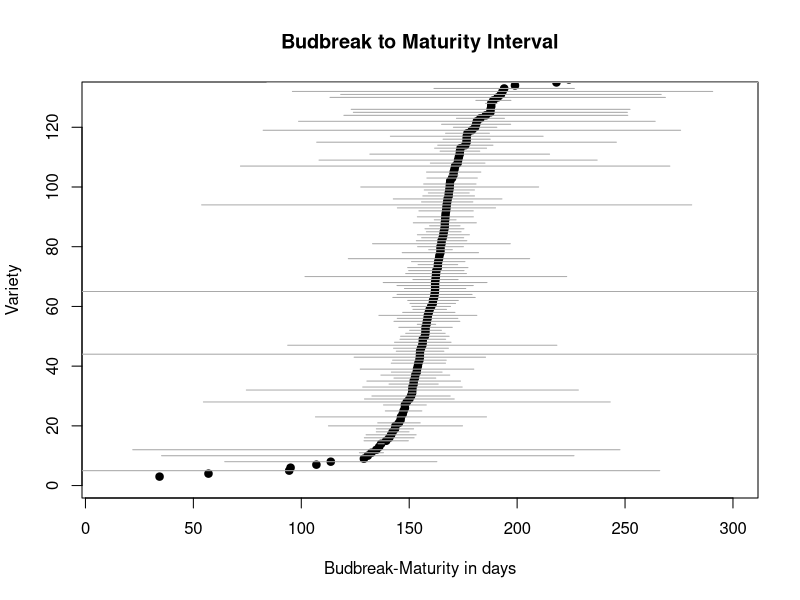

Recreate this plot in R. (Note: this script raises an error after producing the figure.)
#phenological Intervals and Cleaning Data MERGED DATA SHEETS VERSION
#Housekeeping
setwd("/Users/wolkolab/Asa Project")
rm(list=ls())
options(stringsAsFactors = FALSE)
library(plyr)



#Merge Vassal sheets 
vassal.master<-read.csv("vassal_pheno.csv" ,header=T,sep=",",as.is=T)[,1:9]
vassal.johan<-read.csv("Vassal Phenology-Johan.csv" ,header=T,sep=",",as.is=T)[,1:9]
vassal.Asa1<-read.csv("Vassal_phenology_Asa.xlsx - 2015 alternative data sheets.csv" ,header=T,sep=",",as.is=T)[,1:9]
vassal.Asa2<-read.csv("Vassal_phenology_Asa.xlsx - 2015.csv" ,header=T,sep=",",as.is=T)[,1:9]

final.vassal<-rbind(vassal.master,vassal.johan,vassal.Asa1,vassal.Asa2)
final.vassal<-final.vassal[!duplicated(final.vassal),]

## Load function to clean Vassal data
clean.vassal<-function(x){
  x<-as.data.frame(x)
  for( i in 1:nrow(x) ) { #i=1
    
    print(i)
    
    ## correct BB
    if( x$BB[i] != "" & !is.na(x$BB[i])){ 
      
      if(nchar(x$BB[i])<12 & nchar(x$BB[i])>4 
         & length(strsplit(gsub( "/", " ", x$BB[i])," ")[[1]])==3){
        
        if(nchar(strsplit(gsub( "/", " ", x$BB[i])," ")[[1]][3])<3){
          
          elem.i<-x$BB[i]
          b<-strsplit(gsub( "/", " ", elem.i )," ")
          if(b[[1]][3]<20){
            elem.i<-paste(b[[1]][1],b[[1]][2],paste(20,b[[1]][3],sep=""),sep="/")
          } else {
            elem.i<-paste(b[[1]][1],b[[1]][2],paste(19,b[[1]][3],sep=""),sep="/")
          }
          x$BB[i]<-elem.i  
        }
      } else {
        x$review[i]<-"Review this line"
      }
    }
    
    ## correct FLOW
    if(x$FLOW[i]!=""& !is.na(x$FLOW[i])){ 
      
      if(nchar(x$FLOW[i])<12  & nchar(x$FLOW[i])>4
         & length(strsplit(gsub( "/", " ", x$FLOW[i])," ")[[1]])==3){
        
        if(nchar(strsplit(gsub( "/", " ", x$FLOW[i])," ")[[1]][3])<3){
          
          elem.i.fl<-x$FLOW[i]
          b.fl<-strsplit(gsub( "/", " ", elem.i.fl )," ")
          if(b.fl[[1]][3]<20){
            elem.i.fl<-paste(b.fl[[1]][1],b.fl[[1]][2],paste(20,b.fl[[1]][3],sep=""),sep="/")
          } else {
            elem.i.fl<-paste(b.fl[[1]][1],b.fl[[1]][2],paste(19,b.fl[[1]][3],sep=""),sep="/")
          }
          x$FLOW[i]<-elem.i.fl  
        }
      } else {
        x$review[i]<-"Review this line"
      }
    }
    
    ## correct VER
    if(x$VER[i]!=""& !is.na(x$VER[i])){ 
      if(nchar(x$VER[i])<12 & nchar(x$VER[i])>4
         & length(strsplit(gsub( "/", " ", x$VER[i])," ")[[1]])==3){
        if(nchar(strsplit(gsub( "/", " ", x$VER[i])," ")[[1]][3])<3){
          
          elem.i.ver<-x$VER[i]
          b.ver<-strsplit(gsub( "/", " ", elem.i.ver )," ")
          if(b.ver[[1]][3]<20){
            elem.i.ver<-paste(b.ver[[1]][1],b.ver[[1]][2],paste(20,b.ver[[1]][3],sep=""),sep="/")
          } else {
            elem.i.ver<-paste(b.ver[[1]][1],b.ver[[1]][2],paste(19,b.ver[[1]][3],sep=""),sep="/")
          }
          x$VER[i]<-elem.i.ver  
        }
      } else {
        x$review[i]<-"Review this line"
      }
      
    }
    
    ## correct MAT
    if(x$MAT[i]!=""& !is.na(x$MAT[i])){ 
      if(nchar(x$MAT[i])<12 & nchar(x$MAT[i])>4
         & length(strsplit(gsub( "/", " ", x$MAT[i])," ")[[1]])==3){
        if(nchar(strsplit(gsub( "/", " ", x$MAT[i])," ")[[1]][3])<3){
          
          elem.i.ver<-x$MAT[i]
          b.ver<-strsplit(gsub( "/", " ", elem.i.ver )," ")
          if(b.ver[[1]][3]<20){
            elem.i.ver<-paste(b.ver[[1]][1],b.ver[[1]][2],paste(20,b.ver[[1]][3],sep=""),sep="/")
          } else {
            elem.i.ver<-paste(b.ver[[1]][1],b.ver[[1]][2],paste(19,b.ver[[1]][3],sep=""),sep="/")
          }
          x$MAT[i]<-elem.i.ver  
        }
      } else {
        x$review[i]<-"Review this line"
      }
    }
  } 
  return(x)
}




#vassal.final<-read.csv("vassal_pheno.csv" ,header=T,sep=",",as.is=T)
dim(final.vassal)

#final.vassal<-final.vassal[,1:9]
final.vassal$BB<-final.vassal$bud_day
final.vassal$FLOW<-final.vassal$flow_day
final.vassal$VER<-final.vassal$ver_day
final.vassal$MAT<-final.vassal$mat_day


final.vassal$BB=gsub( ".", "/", final.vassal$BB,fixed=T)
final.vassal$FLOW=gsub( ".", "/", final.vassal$FLOW,fixed=T)
final.vassal$VER=gsub( ".", "/", final.vassal$VER,fixed=T)
final.vassal$MAT=gsub( ".", "/", final.vassal$MAT,fixed=T)
final.vassal$review<-rep(NA,nrow(final.vassal))


#Apply Cleaning
vassal.clean<-clean.vassal(final.vassal)

#Write new csv
#write.csv(vassal.clean,file="Vassal_cleaned2.csv")



head(vassal.clean)

vassal.clean$BB<-as.Date(vassal.clean$BB,format="%d/%m/%Y")
vassal.clean$FLOW<-as.Date(vassal.clean$FLOW,format="%d/%m/%Y")
vassal.clean$VER<-as.Date(vassal.clean$VER,format="%d/%m/%Y")
vassal.clean$MAT<-as.Date(vassal.clean$MAT,format="%d/%m/%Y")


#Budbreak-Maturation Mean and Standard Dev.

vassal.clean$DiffBudMat<-difftime(vassal.clean$MAT,vassal.clean$BB,units="days") 

nvar<-length(unique(vassal.clean$variety))
variety.mean.bud.mat<-as.data.frame(array(NA,dim=c(nvar,3)))
colnames(variety.mean.bud.mat)<-c("variety","mean Bud-Mat", "sd Bud-Mat")

for(i in 1:nvar){
  print(i)
  var.i<-unique(vassal.clean$variety)[i]
  subset.i<-subset(vassal.clean,variety==var.i)
  variety.mean.bud.mat[i,1]<-var.i
  variety.mean.bud.mat[i,2]<-as.numeric(mean(subset.i$DiffBudMat,na.rm=T))
  variety.mean.bud.mat[i,3]<-as.numeric(sd(subset.i$DiffBudMat,na.rm=T))
  
  
}

variety.mean.bud.mat

#Budbreak-Flowering Mean and Standard Dev.

vassal.clean$DiffBudFlow<-difftime(vassal.clean$FLOW,vassal.clean$BB,units="days") 


nvar<-length(unique(vassal.clean$variety))
variety.mean.bud.flow<-as.data.frame(array(NA,dim=c(nvar,3)))
colnames(variety.mean.bud.flow)<-c("variety","mean Bud-Flow", "sd Bud-Flow")

for(i in 1:nvar){
  print(i)
  var.i<-unique(vassal.clean$variety)[i]
  subset.i<-subset(vassal.clean,variety==var.i)
  variety.mean.bud.flow[i,1]<-var.i
  variety.mean.bud.flow[i,2]<-as.numeric(mean(subset.i$DiffBudFlow,na.rm=T))
  variety.mean.bud.flow[i,3]<-as.numeric(sd(subset.i$DiffBudFlow,na.rm=T))
  
  
}

variety.mean.bud.flow


#Flowering-Veraison Mean and Standard Dev

vassal.clean$DiffFlowVer<-difftime(vassal.clean$VER,vassal.clean$FLOW,units="days") 


nvar<-length(unique(vassal.clean$variety))
variety.mean.flow.ver<-as.data.frame(array(NA,dim=c(nvar,3)))
colnames(variety.mean.flow.ver)<-c("variety","mean Flow-Ver", "sd Flow-Ver")

for(i in 1:nvar){
  print(i)
  var.i<-unique(vassal.clean$variety)[i]
  subset.i<-subset(vassal.clean,variety==var.i)
  variety.mean.flow.ver[i,1]<-var.i
  variety.mean.flow.ver[i,2]<-as.numeric(mean(subset.i$DiffFlowVer,na.rm=T))
  variety.mean.flow.ver[i,3]<-as.numeric(sd(subset.i$DiffFlowVer,na.rm=T))
  
  
}
variety.mean.flow.ver

#Veraison-Maturation Mean and Standard Dev

vassal.clean$DiffVerMat<-difftime(vassal.clean$MAT,vassal.clean$VER,units="days") 


nvar<-length(unique(vassal.clean$variety))
variety.mean.ver.mat<-as.data.frame(array(NA,dim=c(nvar,3)))
colnames(variety.mean.ver.mat)<-c("variety","mean Ver-Mat", "sd Ver-Mat")

for(i in 1:nvar){
  print(i)
  var.i<-unique(vassal.clean$variety)[i]
  subset.i<-subset(vassal.clean,variety==var.i)
  variety.mean.ver.mat[i,1]<-var.i
  variety.mean.ver.mat[i,2]<-as.numeric(mean(subset.i$DiffVerMat,na.rm=T))
  variety.mean.ver.mat[i,3]<-as.numeric(sd(subset.i$DiffVerMat,na.rm=T))
  
  
}

variety.mean.ver.mat

#Budbreak-Veraison Mean and Standard Dev

vassal.clean$DiffBudVer<-difftime(vassal.clean$VER,vassal.clean$BB,units="days") 


nvar<-length(unique(vassal.clean$variety))
variety.mean.bud.ver<-as.data.frame(array(NA,dim=c(nvar,3)))
colnames(variety.mean.bud.ver)<-c("variety","mean Bud-Ver", "sd Bud-Ver")

for(i in 1:nvar){
  print(i)
  var.i<-unique(vassal.clean$variety)[i]
  subset.i<-subset(vassal.clean,variety==var.i)
  variety.mean.bud.ver[i,1]<-var.i
  variety.mean.bud.ver[i,2]<-as.numeric(mean(subset.i$DiffBudVer,na.rm=T))
  variety.mean.bud.ver[i,3]<-as.numeric(sd(subset.i$DiffBudVer,na.rm=T))
  
  
}

variety.mean.bud.ver


### Let's plot

#Budbreak-Maturation Plot

data.to.plot<-variety.mean.bud.mat[with(variety.mean.bud.mat,order(`mean Bud-Mat`)),]
plot(x=NULL,y=NULL,xlim=c(10,300),ylim=c(1,130),ylab="Variety",xlab="Budbreak-Maturity in days", main="Budbreak to Maturity Interval" )
points(data.to.plot$`mean Bud-Mat`,1:201,pch=19)

for(i in 1:201){
  print(i)
  if(!is.na(data.to.plot[i,"mean Bud-Mat"])){
    low.conf<-data.to.plot[i,"mean Bud-Mat"]-data.to.plot[i,"sd Bud-Mat"]
    up.conf<-data.to.plot[i,"mean Bud-Mat"]+data.to.plot[i,"sd Bud-Mat"]
    if(!is.na(abs(up.conf-low.conf)) & abs(up.conf-low.conf)<400){
      lines(c(low.conf,up.conf),rep(i,2),type="l",col="darkgrey")
    }
  }
}

#Budbreak-Flowering Plot

data.to.plot<-variety.mean.bud.flow[with(variety.mean.bud.flow,order(`mean Bud-Flow`)),]
data.to.plot<-data.to.plot%>%filter(variety!="Marsanne")%>%filter(variety!="CarignanNoir")%>%filter(variety!="Listan")
plot(x=NULL,y=NULL,xlim=c(10,150),ylim=c(1,60),ylab="Variety",xlab="Budreak-Flowering in days", main="Budbreak to Flowering Interval",cex=1.5,cex.axis=1.5, cex.lab=1.5,cex.main=2)
points(data.to.plot$`mean Bud-Flow`,1:198,pch=19)

for(i in 1:198){
  print(i)
  if(!is.na(data.to.plot[i,"mean Bud-Flow"])){
    low.conf<-data.to.plot[i,"mean Bud-Flow"]-data.to.plot[i,"sd Bud-Flow"]
    up.conf<-data.to.plot[i,"mean Bud-Flow"]+data.to.plot[i,"sd Bud-Flow"]
    if(!is.na(abs(up.conf-low.conf)) & abs(up.conf-low.conf)<400){
      lines(c(low.conf,up.conf),rep(i,2),type="l",col="darkgrey")
    }
  }
}
text(39,1,"Airen",cex=.75)
text(46,2,"Aledo",cex=.75)
text(47.82105,3,"Cab. Sauvignon",cex=.75)
text(50,4,"Sauvignon rose",cex=.75)
text(52,5,"Cab. Franc",cex=.75)
text(52,6,"Morrestal",cex=.75)
text(51.4,7,"Ugni blanc",cex=.75)
text(52.6,8,"Ries.blanc", cex=.75)
text(52,9,"Sauv.blanc",cex=.75)
text(54,10,"Durif",cex=.75)
text(54,11,"Barbera",cex=.75)
text(55.5,12,"Dimiat",cex=.75)     
text(56,13,"Souzao",cex=.75)
text(56,14,"Pinot Noir",cex=.75)
text(56,15,"Syrah",cex=.75)
text(57,16,"Tinto Fino",cex=.75)
text(57,17,"Merlot",cex=.75)
text(57,18,"Grenache Noir",cex=.75)
text(54,19,"Verdelho de Madere",cex=.75)    
text(56,20,"Chardonnay",cex=.75)
text(56,21,"Primitivo",cex=.75)
text(56,22,"Korai Olasz",cex=.75)
text(57,23,"Gold",cex=.75)
text(58,24,"Muscat Ottonel",cex=.75)
text(58.5,25,"Chasselas",cex=.75)
text(58.75,26,"Pinot gris",cex=.75)
text(59,27,"Aleatico",cex=.75)
text(59,28,"Aligote",cex=.75)
text(59,29,"Danuge",cex=.75)
text(59.1,30,"Petit Verdot",cex=.75)
text(59.25,31,"Meunier",cex=.75)
text(57,32,"Alicante H.Bouchet",cex=.75)
text(57,33,"Muscat rouge fonce",cex=.75)
text(61,34,"Touriga",cex=.75)
text(59.25,35,"Ruby Seedless",cex=.75)
text(60,36,"Pinot blanc",cex=.75)
text(61,37,"Sangiovese",cex=.75)
text(62.3,38,"Periquita",cex=.75)
text(65.3,39,"Naose",cex=.75)
text(64,40,"Teroldego",cex=.75)
text(65,41,"Sarfeher",cex=.75)
text(66,42,"Hunisa",cex=.75)
text(65,43,"Sultanine blanc",cex=.75)
text(67,44,"Aramon Noir",cex=.75)
text(69.75,45,"Vidiano",cex=.75)
text(68,46,"Sauv. rose aromatique",cex=.75)
text(75.8,47,"Troussaeu Gris", cex=.75)
text(83,48,"July Muscat",cex=.75)


#Flowering to Veraison Plot
data.to.plot<-variety.mean.flow.ver[with(variety.mean.flow.ver,order(`mean Flow-Ver`)),]
plot(x=NULL,y=NULL,xlim=c(10,200),ylim=c(1,80),ylab="Variety",xlab="Flowering-Veraison in days", main="Flowering to Veraison Interval" )
points(data.to.plot$`mean Flow-Ver`,1:198,pch=19)

for(i in 1:198){
  print(i)
  if(!is.na(data.to.plot[i,"mean Flow-Ver"])){
    low.conf<-data.to.plot[i,"mean Flow-Ver"]-data.to.plot[i,"sd Flow-Ver"]
    up.conf<-data.to.plot[i,"mean Flow-Ver"]+data.to.plot[i,"sd Flow-Ver"]
    if(!is.na(abs(up.conf-low.conf)) & abs(up.conf-low.conf)<400){
      lines(c(low.conf,up.conf),rep(i,2),type="l",col="darkgrey")
    }
  }
}



#Veraison to Maturation Plot
data.to.plot<-variety.mean.ver.mat[with(variety.mean.ver.mat,order(`mean Ver-Mat`)),]
plot(x=NULL,y=NULL,xlim=c(10,80),ylim=c(1,80),ylab="Variety",xlab="Veraison-Maturity in days", main="Veraison to Maturity Interval" )
points(data.to.plot$`mean Ver-Mat`,1:201,pch=19)

for(i in 1:201){
  print(i)
  if(!is.na(data.to.plot[i,"mean Ver-Mat"])){
    low.conf<-data.to.plot[i,"mean Ver-Mat"]-data.to.plot[i,"sd Ver-Mat"]
    up.conf<-data.to.plot[i,"mean Ver-Mat"]+data.to.plot[i,"sd Ver-Mat"]
    if(!is.na(abs(up.conf-low.conf)) & abs(up.conf-low.conf)<400){
      lines(c(low.conf,up.conf),rep(i,2),type="l",col="darkgrey")
    }
  }
}


#Budbreak to veraison
data.to.plot<-variety.mean.bud.ver[with(variety.mean.bud.ver,order(`mean Bud-Ver`)),]
plot(x=NULL,y=NULL,xlim=c(10,200),ylim=c(1,80),ylab="Variety",xlab="Budbreak-Veraison in days", main="Budbreak to Veraison Interval" )
points(data.to.plot$`mean Bud-Ver`,1:201,pch=19)

for(i in 1:201){
  print(i)
  if(!is.na(data.to.plot[i,"mean Bud-Ver"])){
    low.conf<-data.to.plot[i,"mean Bud-Ver"]-data.to.plot[i,"sd Bud-Ver"]
    up.conf<-data.to.plot[i,"mean Bud-Ver"]+data.to.plot[i,"sd Bud-Ver"]
    if(!is.na(abs(up.conf-low.conf)) & abs(up.conf-low.conf)<400){
      lines(c(low.conf,up.conf),rep(i,2),type="l",col="darkgrey")
    }
  }
}



#plot multi-panel plots
par(mfrow=c(1,2))

## plotting correlation between BB-FL and FL-VER
combined.datasets1<-cbind(variety.mean.bud.flow,variety.mean.flow.ver[,2:3])
combined.datasets1<-na.omit(combined.datasets1)
plot(combined.datasets1$`mean Bud-Flow`,combined.datasets1$`mean Flow-Ver`,
     xlim=c(0,250),ylim=c(0,250),pch=19,cex=1.5,cex.axis=1.5, cex.lab=1.5,cex.main=1.5,
     xlab='Budbreak to Flowering',ylab='Flowering to Veraison', 
     main='Budbreak to Flowering Intervals vs. Flowering to Veraison Intervals')
myline<-lm(combined.datasets1$`mean Flow-Ver`~combined.datasets1$`mean Bud-Flow`)    
abline(myline,col="grey",lwd=2)

text(combined.datasets1[which.min(combined.datasets1$`mean Flow-Ver`),c(2,4)],pos=3,
     combined.datasets1[which.min(combined.datasets1$`mean Flow-Ver`),1])
text(combined.datasets1[which.max(combined.datasets1$`mean Flow-Ver`),c(2,4)],pos=3,
     combined.datasets1[which.max(combined.datasets1$`mean Flow-Ver`),1])

text(combined.datasets1[which.min(combined.datasets1$`mean Bud-Flow`),c(2,4)],pos=2,
     combined.datasets1[which.min(combined.datasets1$`mean Bud-Flow`),1])
text(combined.datasets1[which.max(combined.datasets1$`mean Bud-Flow`),c(2,4)],pos=3,
     combined.datasets1[which.max(combined.datasets1$`mean Bud-Flow`),1])

cor.BBFLFLVER<-cor(combined.datasets1$`mean Bud-Flow`,combined.datasets1$`mean Flow-Ver`,use='pairwise.complete.obs')
text(50,150,cor.BBFLFLVER)



# Plot Correlation between BB-FL vs. FL-VER  without Marsanne, Carignan Noir, Listan
combined.datasets1<-cbind(variety.mean.bud.flow,variety.mean.flow.ver[,2:3])
nomarsanne<-combined.datasets1%>%filter(variety!="Marsanne")%>%filter(variety!="CarignanNoir")%>%filter(variety!="Listan")


nomarsanne<-na.omit(nomarsanne)
plot(nomarsanne$`mean Bud-Flow`,nomarsanne$`mean Flow-Ver`,
     xlim=c(0,150),ylim=c(0,150),pch=19,cex=1.5,cex.axis=1.5, cex.lab=1.5,cex.main=1.5,
     xlab='Budbreak to Flowering',ylab='Flowering to Veraison', 
     main='Budbreak to Flowering Intervals vs. Flowering to Veraison Intervals')
myline<-lm(nomarsanne$`mean Flow-Ver`~nomarsanne$`mean Bud-Flow`)    
abline(myline,col="grey",lwd=2)

text(nomarsanne[which.min(nomarsanne$`mean Flow-Ver`),c(2,4)],pos=3,
     nomarsanne[which.min(nomarsanne$`mean Flow-Ver`),1])
text(nomarsanne[which.max(nomarsanne$`mean Flow-Ver`),c(2,4)],pos=3,
     nomarsanne[which.max(nomarsanne$`mean Flow-Ver`),1])

text(nomarsanne[which.min(nomarsanne$`mean Bud-Flow`),c(2,4)],pos=2,
     nomarsanne[which.min(nomarsanne$`mean Bud-Flow`),1])
text(nomarsanne[which.max(nomarsanne$`mean Bud-Flow`),c(2,4)],pos=3,
     nomarsanne[which.max(nomarsanne$`mean Bud-Flow`),1])

cor.BBFLFLVER<-cor(nomarsanne$`mean Bud-Flow`,nomarsanne$`mean Flow-Ver`,use='pairwise.complete.obs')
text(50,150,cor.BBFLFLVER)






## plot correlation between FL-VER and VER-MAT ----main 
combined.datasets2<-cbind(variety.mean.flow.ver,variety.mean.ver.mat[,2:3])
combined.datasets2<-na.omit(combined.datasets2)
plot(combined.datasets2$`mean Flow-Ver`,combined.datasets2$`mean Ver-Mat`,
     xlim=c(0,250),ylim=c(0,250),pch=19,cex=1.5,cex.axis=1.5, cex.lab=1.5,cex.main=1.5,
     xlab='Flowering to Veraison',ylab='Veraison to Maturity', 
     main='Flowering to Veraison vs. Veraison to Maturity Intervals')
myline<-lm(combined.datasets2$`mean Ver-Mat`~combined.datasets2$`mean Flow-Ver`)    
abline(myline,col="grey",lwd=2)

text(combined.datasets2[which.min(combined.datasets2$`mean Flow-Ver`),c(2,4)],pos=4,
     combined.datasets2[which.min(combined.datasets2$`mean Flow-Ver`),1])
text(combined.datasets2[which.max(combined.datasets2$`mean Flow-Ver`),c(2,4)],pos=4,
     combined.datasets2[which.max(combined.datasets2$`mean Flow-Ver`),1])

text(combined.datasets2[which.min(combined.datasets2$`mean Ver-Mat`),c(2,4)],pos=2,
     combined.datasets2[which.min(combined.datasets2$`mean Ver-Mat`),1])
text(combined.datasets2[which.max(combined.datasets2$`mean Ver-Mat`),c(2,4)],pos=3,
     combined.datasets2[which.max(combined.datasets2$`mean Ver-Mat`),1])

cor.FLVERVERMAT<-cor(combined.datasets2$`mean Flow-Ver`,combined.datasets2$`mean Ver-Mat`,use='pairwise.complete.obs')
text(50,150,cor.FLVERVERMAT)

## plot correlation between BUD-VER, VER-MAT
combined.datasets3<-cbind(variety.mean.bud.ver,variety.mean.ver.mat[,2:3])
combined.datasets3<-na.omit(combined.datasets3)
plot(combined.datasets3$`mean Bud-Ver`,combined.datasets3$`mean Ver-Mat`,
     xlim=c(0,250),ylim=c(0,250),pch=19,cex=1.5,cex.axis=1.5, cex.lab=1.5,
     xlab='Budbreak to Veraison',ylab='Veraison to Maturity', 
     main='Budbreak to Veraison vs. Veraison to Maturity Intervals')
myline<-lm(combined.datasets3$`mean Ver-Mat`~combined.datasets3$`mean Bud-Ver`)    
abline(myline,col="grey",lwd=2)

text(combined.datasets3[which.min(combined.datasets3$`mean Bud-Ver`),c(2,4)],pos=2,
     combined.datasets3[which.min(combined.datasets3$`mean Bud-Ver`),1])
text(combined.datasets3[which.max(combined.datasets3$`mean Bud-Ver`),c(2,4)],pos=3,
     combined.datasets3[which.max(combined.datasets3$`mean Bud-Ver`),1])

text(combined.datasets3[which.min(combined.datasets3$`mean Ver-Mat`),c(2,4)],pos=4,
     combined.datasets3[which.min(combined.datasets3$`mean Ver-Mat`),1])
text(combined.datasets3[which.max(combined.datasets3$`mean Ver-Mat`),c(2,4)],pos=2,
     combined.datasets3[which.max(combined.datasets3$`mean Ver-Mat`),1])

cor.BBVERVERMAT<-cor(combined.datasets3$`mean Bud-Ver`,combined.datasets3$`mean Ver-Mat`,use='pairwise.complete.obs')
text(50,150,cor.BBVERVERMAT)

## plot correlation between BUD-MAT, FLO-VER
combined.datasets4<-cbind(variety.mean.bud.mat,variety.mean.flow.ver[,2:3])
combined.datasets4<-na.omit(combined.datasets4)
plot(combined.datasets4$`mean Bud-Mat`,combined.datasets4$`mean Flow-Ver`,
     xlim=c(0,250),ylim=c(0,250),pch=19,cex=1.5,cex.axis=1.5, cex.lab=1.5,
     xlab='Budbreak to Maturity',ylab='Flowering to Veraison', 
     main='Budbreak to Maturity vs. Flowering to Veraison Intervals')
myline<-lm(combined.datasets4$`mean Flow-Ver`~combined.datasets4$`mean Bud-Mat`)    
abline(myline,col="grey",lwd=2)

text(combined.datasets4[which.min(combined.datasets4$`mean Bud-Mat`),c(2,4)],pos=2,
     combined.datasets4[which.min(combined.datasets4$`mean Bud-Mat`),1])
text(combined.datasets4[which.max(combined.datasets4$`mean Bud-Mat`),c(2,4)],pos=3,
     combined.datasets4[which.max(combined.datasets4$`mean Bud-Mat`),1])

text(combined.datasets4[which.min(combined.datasets4$`mean Flow-Ver`),c(2,4)],pos=3,
     combined.datasets4[which.min(combined.datasets4$`mean Flow-Ver`),1])
text(combined.datasets4[which.max(combined.datasets4$`mean Flow-Ver`),c(2,4)],pos=3,
     combined.datasets4[which.max(combined.datasets4$`mean Flow-Ver`),1])

cor.BBMATFLOVER<-cor(combined.datasets4$`mean Bud-Mat`,combined.datasets4$`mean Flow-Ver`,use='pairwise.complete.obs')
text(50,150,cor.BBMATFLOVER)

## plot correlation between BUD-FLO,VER-MAT
combined.datasets5<-cbind(variety.mean.bud.flow,variety.mean.ver.mat[,2:3])
combined.datasets5<-na.omit(combined.datasets5)
plot(combined.datasets5$`mean Bud-Flow`,combined.datasets5$`mean Ver-Mat`,
     xlim=c(0,250),ylim=c(0,250),pch=19,cex=1.5,cex.axis=1.5, cex.lab=1.5,
     xlab='Budbreak to Flowering',ylab='Veraison to Maturity', 
     main='Budbreak to Flowering vs. Veraison to Maturity')
myline<-lm(combined.datasets5$`mean Ver-Mat`~combined.datasets5$`mean Bud-Flow`)    
abline(myline,col="grey",lwd=2)

text(combined.datasets5[which.min(combined.datasets5$`mean Bud-Flow`),c(2,4)],pos=4,
     combined.datasets5[which.min(combined.datasets5$`mean Bud-Flow`),1])
text(combined.datasets5[which.max(combined.datasets5$`mean Bud-Flow`),c(2,4)],pos=3,
     combined.datasets5[which.max(combined.datasets5$`mean Bud-Flow`),1])

text(combined.datasets5[which.min(combined.datasets5$`mean Ver-Mat`),c(2,4)],pos=3,
     combined.datasets5[which.min(combined.datasets5$`mean Ver-Mat`),1])
text(combined.datasets5[which.max(combined.datasets5$`mean Ver-Mat`),c(2,4)],pos=4,
     combined.datasets5[which.max(combined.datasets5$`mean Ver-Mat`),1])

cor.BBFLOVERMAT<-cor(combined.datasets5$`mean Bud-Flow`,combined.datasets5$`mean Ver-Mat`,use='pairwise.complete.obs')
text(50,150,cor.BBFLOVERMAT)



